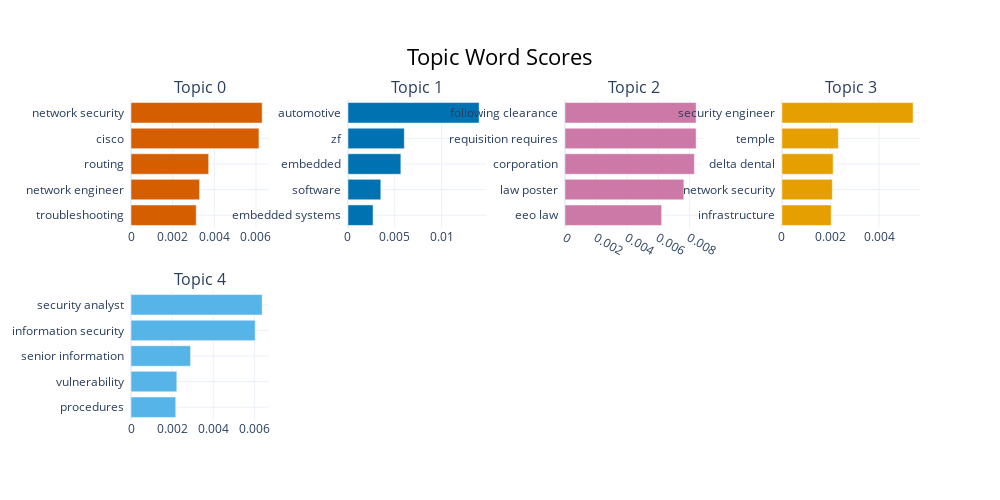

The cell this chart's notebook holds for it:
### Code cell
#model with indeed data 
topic_model_in.visualize_barchart(top_n_topics=5)

### Figure 1 — Plotly figure (JSON) as saved in the notebook; plotly's stock layout.template omitted (floating-point values rounded to 4 significant figures)
{"data": [{"marker": {"color": "#D55E00"}, "orientation": "h", "type": "bar", "x": [0.003131, 0.003292, 0.003731, 0.006145, 0.006299], "xaxis": "x", "y": ["troubleshooting  ", "network engineer  ", "routing  ", "cisco  ", "network security  "], "yaxis": "y"}, {"marker": {"color": "#0072B2"}, "orientation": "h", "type": "bar", "x": [0.002678, 0.003505, 0.005645, 0.006014, 0.01401], "xaxis": "x2", "y": ["embedded systems  ", "software  ", "embedded  ", "zf  ", "automotive  "], "yaxis": "y2"}, {"marker": {"color": "#CC79A7"}, "orientation": "h", "type": "bar", "x": [0.006213, 0.00764, 0.008314, 0.008426, 0.008426], "xaxis": "x3", "y": ["eeo law  ", "law poster  ", "corporation  ", "requisition requires  ", "following clearance  "], "yaxis": "y3"}, {"marker": {"color": "#E69F00"}, "orientation": "h", "type": "bar", "x": [0.002028, 0.002076, 0.002111, 0.002324, 0.005404], "xaxis": "x4", "y": ["infrastructure  ", "network security  ", "delta dental  ", "temple  ", "security engineer  "], "yaxis": "y4"}, {"marker": {"color": "#56B4E9"}, "orientation": "h", "type": "bar", "x": [0.002178, 0.00223, 0.002899, 0.006045, 0.006384], "xaxis": "x5", "y": ["procedures  ", "vulnerability  ", "senior information  ", "information security  ", "security analyst  "], "yaxis": "y5"}], "layout": {"annotations": [{"font": {"size": 16}, "showarrow": false, "text": "Topic 0", "x": 0.0875, "xanchor": "center", "xref": "paper", "y": 1, "yanchor": "bottom", "yref": "paper"}, {"font": {"size": 16}, "showarrow": false, "text": "Topic 1", "x": 0.3625, "xanchor": "center", "xref": "paper", "y": 1, "yanchor": "bottom", "yref": "paper"}, {"font": {"size": 16}, "showarrow": false, "text": "Topic 2", "x": 0.6375, "xanchor": "center", "xref": "paper", "y": 1, "yanchor": "bottom", "yref": "paper"}, {"font": {"size": 16}, "showarrow": false, "text": "Topic 3", "x": 0.9125, "xanchor": "center", "xref": "paper", "y": 1, "yanchor": "bottom", "yref": "paper"}, {"font": {"size": 16}, "showarrow": false, "text": "Topic 4", "x": 0.0875, "xanchor": "center", "xref": "paper", "y": 0.4, "yanchor": "bottom", "yref": "paper"}], "height": 500, "hoverlabel": {"bgcolor": "white", "font": {"family": "Rockwell", "size": 16}}, "showlegend": false, "title": {"font": {"color": "Black", "size": 22}, "text": "Topic Word Scores", "x": 0.5, "xanchor": "center", "yanchor": "top"}, "width": 1000, "xaxis": {"anchor": "y", "domain": [0, 0.175], "showgrid": true}, "xaxis2": {"anchor": "y2", "domain": [0.275, 0.45], "showgrid": true}, "xaxis3": {"anchor": "y3", "domain": [0.55, 0.725], "showgrid": true}, "xaxis4": {"anchor": "y4", "domain": [0.825, 1], "showgrid": true}, "xaxis5": {"anchor": "y5", "domain": [0, 0.175], "showgrid": true}, "xaxis6": {"anchor": "y6", "domain": [0.275, 0.45], "showgrid": true}, "xaxis7": {"anchor": "y7", "domain": [0.55, 0.725], "showgrid": true}, "xaxis8": {"anchor": "y8", "domain": [0.825, 1], "showgrid": true}, "yaxis": {"anchor": "x", "domain": [0.6, 1], "showgrid": true}, "yaxis2": {"anchor": "x2", "domain": [0.6, 1], "showgrid": true}, "yaxis3": {"anchor": "x3", "domain": [0.6, 1], "showgrid": true}, "yaxis4": {"anchor": "x4", "domain": [0.6, 1], "showgrid": true}, "yaxis5": {"anchor": "x5", "domain": [0, 0.4], "showgrid": true}, "yaxis6": {"anchor": "x6", "domain": [0, 0.4], "showgrid": true}, "yaxis7": {"anchor": "x7", "domain": [0, 0.4], "showgrid": true}, "yaxis8": {"anchor": "x8", "domain": [0, 0.4], "showgrid": true}}}
